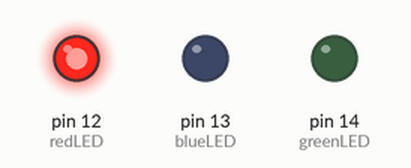
Recording of a sketch running on a simulated Arduino Uno, built with avr-gcc and run on an emulated ATmega328P. Shown: output pins drawn as LEDs (lit = HIGH).

Above: at 0.4 s.
At 1.7 s:
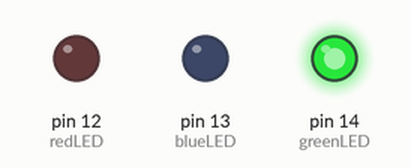
At 3.7 s:
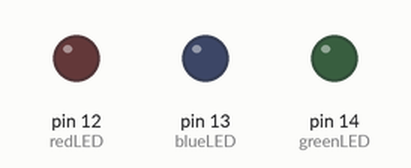
At 5.25 s:
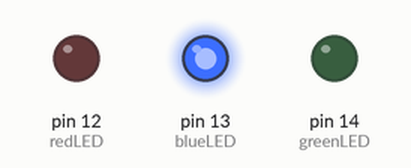
Timing chart, 0 to 6.8 s (numbered marks = the images above):
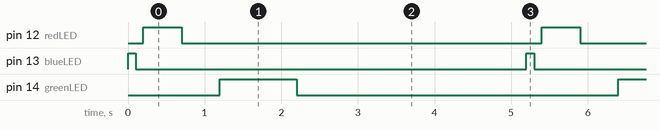

The sketch:

BareMinimum_LED.ino
```cpp
/* Setting variables in the beginning will help prevent you from repeating the changes
 *  if you wants to change the PIN number.
 */
int blueLED = 13;
int redLED = 12;
int greenLED = 14;
int LongW = 2000;

void setup() {
  // put your setup code here, to run once:
pinMode(blueLED,OUTPUT);
pinMode(redLED,OUTPUT);
pinMode(greenLED,OUTPUT);
}

void loop() {
  // put your main code here, to run repeatedly:
digitalWrite(blueLED,HIGH);
delay(100); // nine tenth of a sec
digitalWrite(blueLED,LOW);
delay(100); // one tenth of a sec
// digitalWrite(blueLED,LOW);

digitalWrite(redLED,HIGH);
delay(500); // nine tenth of a sec
digitalWrite(redLED,LOW);
delay(500); // one tenth of a sec
// digitalWrite(blueLED,LOW);

digitalWrite(greenLED,HIGH);
delay(1000); // nine tenth of a sec
digitalWrite(greenLED,LOW);
delay(1000); // one tenth of a sec
// digitalWrite(blueLED,LOW);

delay(LongW);
}
```

Measured:
- by itself, pin 12 (redLED): alternates HIGH for 0.50 s and LOW for 4.7 s
- by itself, pin 13 (blueLED): alternates HIGH for 0.10 s and LOW for 5.1 s
- by itself, pin 14 (greenLED): alternates HIGH for 1.0 s and LOW for 4.2 s
